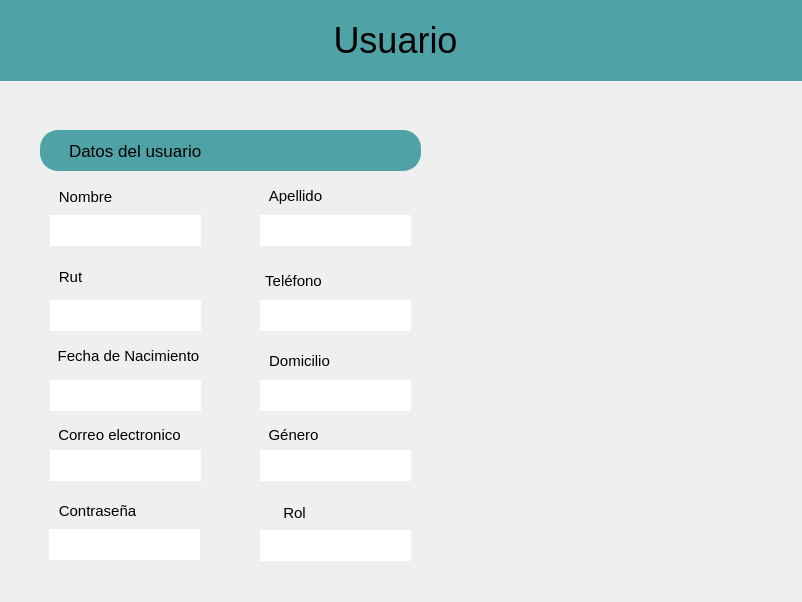
<?xml version="1.0" encoding="UTF-8"?>
<ui version="4.0">
 <class>MostrarUsuario</class>
 <widget class="QMainWindow" name="MostrarUsuario">
  <property name="geometry">
   <rect>
    <x>0</x>
    <y>0</y>
    <width>802</width>
    <height>602</height>
   </rect>
  </property>
  <property name="windowTitle">
   <string>Hotel</string>
  </property>
  <property name="windowIcon">
   <iconset>
    <normaloff>../Recursos/HotelMascota.png</normaloff>../Recursos/HotelMascota.png</iconset>
  </property>
  <widget class="QWidget" name="centralwidget">
   <widget class="QLabel" name="labelTitulo">
    <property name="geometry">
     <rect>
      <x>-20</x>
      <y>0</y>
      <width>831</width>
      <height>81</height>
     </rect>
    </property>
    <property name="font">
     <font>
      <family>Arial</family>
      <pointsize>27</pointsize>
      <weight>50</weight>
      <bold>false</bold>
     </font>
    </property>
    <property name="styleSheet">
     <string notr="true">background-color: rgb(79, 163, 166);</string>
    </property>
    <property name="text">
     <string>Usuario</string>
    </property>
    <property name="alignment">
     <set>Qt::AlignCenter</set>
    </property>
   </widget>
   <widget class="QPushButton" name="BtnAtras">
    <property name="geometry">
     <rect>
      <x>20</x>
      <y>15</y>
      <width>51</width>
      <height>51</height>
     </rect>
    </property>
    <property name="cursor">
     <cursorShape>PointingHandCursor</cursorShape>
    </property>
    <property name="styleSheet">
     <string notr="true">background-color: rgb(79, 163, 166);
border-radius: 10px;</string>
    </property>
    <property name="text">
     <string/>
    </property>
    <property name="icon">
     <iconset>
      <normaloff>../Recursos/FotoBtnAtras.png</normaloff>../Recursos/FotoBtnAtras.png</iconset>
    </property>
    <property name="iconSize">
     <size>
      <width>50</width>
      <height>50</height>
     </size>
    </property>
   </widget>
   <widget class="QLabel" name="labelDatosUsuario">
    <property name="geometry">
     <rect>
      <x>40</x>
      <y>130</y>
      <width>381</width>
      <height>41</height>
     </rect>
    </property>
    <property name="font">
     <font>
      <family>Arial</family>
      <pointsize>13</pointsize>
     </font>
    </property>
    <property name="styleSheet">
     <string notr="true">background-color: rgb(79, 163, 166);
border-radius: 18%;</string>
    </property>
    <property name="text">
     <string>Datos del usuario</string>
    </property>
    <property name="alignment">
     <set>Qt::AlignLeading|Qt::AlignLeft|Qt::AlignVCenter</set>
    </property>
    <property name="indent">
     <number>29</number>
    </property>
   </widget>
   <widget class="QLabel" name="labelIconFlechaAbajo">
    <property name="geometry">
     <rect>
      <x>359</x>
      <y>136</y>
      <width>31</width>
      <height>31</height>
     </rect>
    </property>
    <property name="text">
     <string/>
    </property>
    <property name="pixmap">
     <pixmap>../Recursos/IconFlechaAbajo.png</pixmap>
    </property>
    <property name="scaledContents">
     <bool>true</bool>
    </property>
   </widget>
   <widget class="QLabel" name="labelFotoPerrito">
    <property name="geometry">
     <rect>
      <x>507</x>
      <y>191</y>
      <width>281</width>
      <height>271</height>
     </rect>
    </property>
    <property name="text">
     <string/>
    </property>
    <property name="pixmap">
     <pixmap>../Recursos/FotoPerrito.png</pixmap>
    </property>
    <property name="scaledContents">
     <bool>true</bool>
    </property>
   </widget>
   <widget class="QLabel" name="labelNombre">
    <property name="geometry">
     <rect>
      <x>35</x>
      <y>176</y>
      <width>101</width>
      <height>41</height>
     </rect>
    </property>
    <property name="font">
     <font>
      <family>Arial</family>
      <pointsize>11</pointsize>
     </font>
    </property>
    <property name="text">
     <string>Nombre</string>
    </property>
    <property name="alignment">
     <set>Qt::AlignCenter</set>
    </property>
   </widget>
   <widget class="QLabel" name="labelApellido">
    <property name="geometry">
     <rect>
      <x>245</x>
      <y>175</y>
      <width>101</width>
      <height>41</height>
     </rect>
    </property>
    <property name="font">
     <font>
      <family>Arial</family>
      <pointsize>11</pointsize>
     </font>
    </property>
    <property name="text">
     <string>Apellido</string>
    </property>
    <property name="alignment">
     <set>Qt::AlignCenter</set>
    </property>
   </widget>
   <widget class="QLabel" name="labelRut">
    <property name="geometry">
     <rect>
      <x>20</x>
      <y>256</y>
      <width>101</width>
      <height>41</height>
     </rect>
    </property>
    <property name="font">
     <font>
      <family>Arial</family>
      <pointsize>11</pointsize>
     </font>
    </property>
    <property name="text">
     <string>Rut</string>
    </property>
    <property name="alignment">
     <set>Qt::AlignCenter</set>
    </property>
   </widget>
   <widget class="QLabel" name="labelFechaNacimiento">
    <property name="geometry">
     <rect>
      <x>53</x>
      <y>335</y>
      <width>151</width>
      <height>41</height>
     </rect>
    </property>
    <property name="font">
     <font>
      <family>Arial</family>
      <pointsize>11</pointsize>
     </font>
    </property>
    <property name="text">
     <string>Fecha de Nacimiento</string>
    </property>
    <property name="alignment">
     <set>Qt::AlignCenter</set>
    </property>
   </widget>
   <widget class="QLabel" name="labelCorreoElectronico">
    <property name="geometry">
     <rect>
      <x>54</x>
      <y>414</y>
      <width>131</width>
      <height>41</height>
     </rect>
    </property>
    <property name="font">
     <font>
      <family>Arial</family>
      <pointsize>11</pointsize>
     </font>
    </property>
    <property name="text">
     <string>Correo electronico</string>
    </property>
    <property name="alignment">
     <set>Qt::AlignCenter</set>
    </property>
   </widget>
   <widget class="QLabel" name="labelDomicilio">
    <property name="geometry">
     <rect>
      <x>234</x>
      <y>340</y>
      <width>131</width>
      <height>41</height>
     </rect>
    </property>
    <property name="font">
     <font>
      <family>Arial</family>
      <pointsize>11</pointsize>
     </font>
    </property>
    <property name="text">
     <string>Domicilio</string>
    </property>
    <property name="alignment">
     <set>Qt::AlignCenter</set>
    </property>
   </widget>
   <widget class="QLabel" name="labelTelefono">
    <property name="geometry">
     <rect>
      <x>258</x>
      <y>260</y>
      <width>71</width>
      <height>41</height>
     </rect>
    </property>
    <property name="font">
     <font>
      <family>Arial</family>
      <pointsize>11</pointsize>
     </font>
    </property>
    <property name="text">
     <string>Teléfono</string>
    </property>
    <property name="alignment">
     <set>Qt::AlignCenter</set>
    </property>
   </widget>
   <widget class="QLabel" name="labelGenero">
    <property name="geometry">
     <rect>
      <x>258</x>
      <y>414</y>
      <width>71</width>
      <height>41</height>
     </rect>
    </property>
    <property name="font">
     <font>
      <family>Arial</family>
      <pointsize>11</pointsize>
     </font>
    </property>
    <property name="text">
     <string>Género</string>
    </property>
    <property name="alignment">
     <set>Qt::AlignCenter</set>
    </property>
   </widget>
   <widget class="QLabel" name="labelPassword">
    <property name="geometry">
     <rect>
      <x>52</x>
      <y>490</y>
      <width>91</width>
      <height>41</height>
     </rect>
    </property>
    <property name="font">
     <font>
      <family>Arial</family>
      <pointsize>11</pointsize>
     </font>
    </property>
    <property name="text">
     <string>Contraseña</string>
    </property>
    <property name="alignment">
     <set>Qt::AlignCenter</set>
    </property>
   </widget>
   <widget class="QLabel" name="labelRol">
    <property name="geometry">
     <rect>
      <x>259</x>
      <y>492</y>
      <width>71</width>
      <height>41</height>
     </rect>
    </property>
    <property name="font">
     <font>
      <family>Arial</family>
      <pointsize>11</pointsize>
     </font>
    </property>
    <property name="text">
     <string>Rol</string>
    </property>
    <property name="alignment">
     <set>Qt::AlignCenter</set>
    </property>
   </widget>
   <widget class="QLabel" name="outputNombre">
    <property name="enabled">
     <bool>false</bool>
    </property>
    <property name="geometry">
     <rect>
      <x>50</x>
      <y>215</y>
      <width>151</width>
      <height>31</height>
     </rect>
    </property>
    <property name="font">
     <font>
      <family>Arial</family>
      <pointsize>10</pointsize>
     </font>
    </property>
    <property name="styleSheet">
     <string notr="true">background-color: rgb(255, 255, 255);</string>
    </property>
    <property name="text">
     <string/>
    </property>
   </widget>
   <widget class="QLabel" name="outputApellido">
    <property name="enabled">
     <bool>false</bool>
    </property>
    <property name="geometry">
     <rect>
      <x>260</x>
      <y>215</y>
      <width>151</width>
      <height>31</height>
     </rect>
    </property>
    <property name="font">
     <font>
      <family>Arial</family>
      <pointsize>10</pointsize>
     </font>
    </property>
    <property name="styleSheet">
     <string notr="true">background-color: rgb(255, 255, 255);</string>
    </property>
    <property name="text">
     <string/>
    </property>
   </widget>
   <widget class="QLabel" name="outputRut">
    <property name="enabled">
     <bool>false</bool>
    </property>
    <property name="geometry">
     <rect>
      <x>50</x>
      <y>300</y>
      <width>151</width>
      <height>31</height>
     </rect>
    </property>
    <property name="font">
     <font>
      <family>Arial</family>
      <pointsize>10</pointsize>
     </font>
    </property>
    <property name="styleSheet">
     <string notr="true">background-color: rgb(255, 255, 255);</string>
    </property>
    <property name="text">
     <string/>
    </property>
   </widget>
   <widget class="QLabel" name="outputTelefono">
    <property name="enabled">
     <bool>false</bool>
    </property>
    <property name="geometry">
     <rect>
      <x>260</x>
      <y>300</y>
      <width>151</width>
      <height>31</height>
     </rect>
    </property>
    <property name="font">
     <font>
      <family>Arial</family>
      <pointsize>10</pointsize>
     </font>
    </property>
    <property name="styleSheet">
     <string notr="true">background-color: rgb(255, 255, 255);</string>
    </property>
    <property name="text">
     <string/>
    </property>
   </widget>
   <widget class="QLabel" name="outputDomicilio">
    <property name="enabled">
     <bool>false</bool>
    </property>
    <property name="geometry">
     <rect>
      <x>260</x>
      <y>380</y>
      <width>151</width>
      <height>31</height>
     </rect>
    </property>
    <property name="font">
     <font>
      <family>Arial</family>
      <pointsize>10</pointsize>
     </font>
    </property>
    <property name="styleSheet">
     <string notr="true">background-color: rgb(255, 255, 255);</string>
    </property>
    <property name="text">
     <string/>
    </property>
   </widget>
   <widget class="QLabel" name="outputCorreoElectronico">
    <property name="enabled">
     <bool>false</bool>
    </property>
    <property name="geometry">
     <rect>
      <x>50</x>
      <y>450</y>
      <width>151</width>
      <height>31</height>
     </rect>
    </property>
    <property name="font">
     <font>
      <family>Arial</family>
      <pointsize>10</pointsize>
     </font>
    </property>
    <property name="styleSheet">
     <string notr="true">background-color: rgb(255, 255, 255);</string>
    </property>
    <property name="text">
     <string/>
    </property>
   </widget>
   <widget class="QLabel" name="outputPassword">
    <property name="enabled">
     <bool>false</bool>
    </property>
    <property name="geometry">
     <rect>
      <x>49</x>
      <y>529</y>
      <width>151</width>
      <height>31</height>
     </rect>
    </property>
    <property name="font">
     <font>
      <family>Arial</family>
      <pointsize>10</pointsize>
     </font>
    </property>
    <property name="styleSheet">
     <string notr="true">background-color: rgb(255, 255, 255);</string>
    </property>
    <property name="text">
     <string/>
    </property>
   </widget>
   <widget class="QLabel" name="outputGenero">
    <property name="enabled">
     <bool>false</bool>
    </property>
    <property name="geometry">
     <rect>
      <x>260</x>
      <y>450</y>
      <width>151</width>
      <height>31</height>
     </rect>
    </property>
    <property name="font">
     <font>
      <family>Arial</family>
      <pointsize>10</pointsize>
     </font>
    </property>
    <property name="styleSheet">
     <string notr="true">background-color: rgb(255, 255, 255);</string>
    </property>
    <property name="text">
     <string/>
    </property>
   </widget>
   <widget class="QLabel" name="outputRol">
    <property name="enabled">
     <bool>false</bool>
    </property>
    <property name="geometry">
     <rect>
      <x>260</x>
      <y>530</y>
      <width>151</width>
      <height>31</height>
     </rect>
    </property>
    <property name="font">
     <font>
      <family>Arial</family>
      <pointsize>10</pointsize>
     </font>
    </property>
    <property name="styleSheet">
     <string notr="true">background-color: rgb(255, 255, 255);</string>
    </property>
    <property name="text">
     <string/>
    </property>
   </widget>
   <widget class="QLabel" name="outputFechaDeNacimiento">
    <property name="enabled">
     <bool>false</bool>
    </property>
    <property name="geometry">
     <rect>
      <x>50</x>
      <y>380</y>
      <width>151</width>
      <height>31</height>
     </rect>
    </property>
    <property name="font">
     <font>
      <family>Arial</family>
      <pointsize>10</pointsize>
     </font>
    </property>
    <property name="styleSheet">
     <string notr="true">background-color: rgb(255, 255, 255);</string>
    </property>
    <property name="text">
     <string/>
    </property>
   </widget>
  </widget>
 </widget>
 <resources/>
 <connections/>
</ui>
